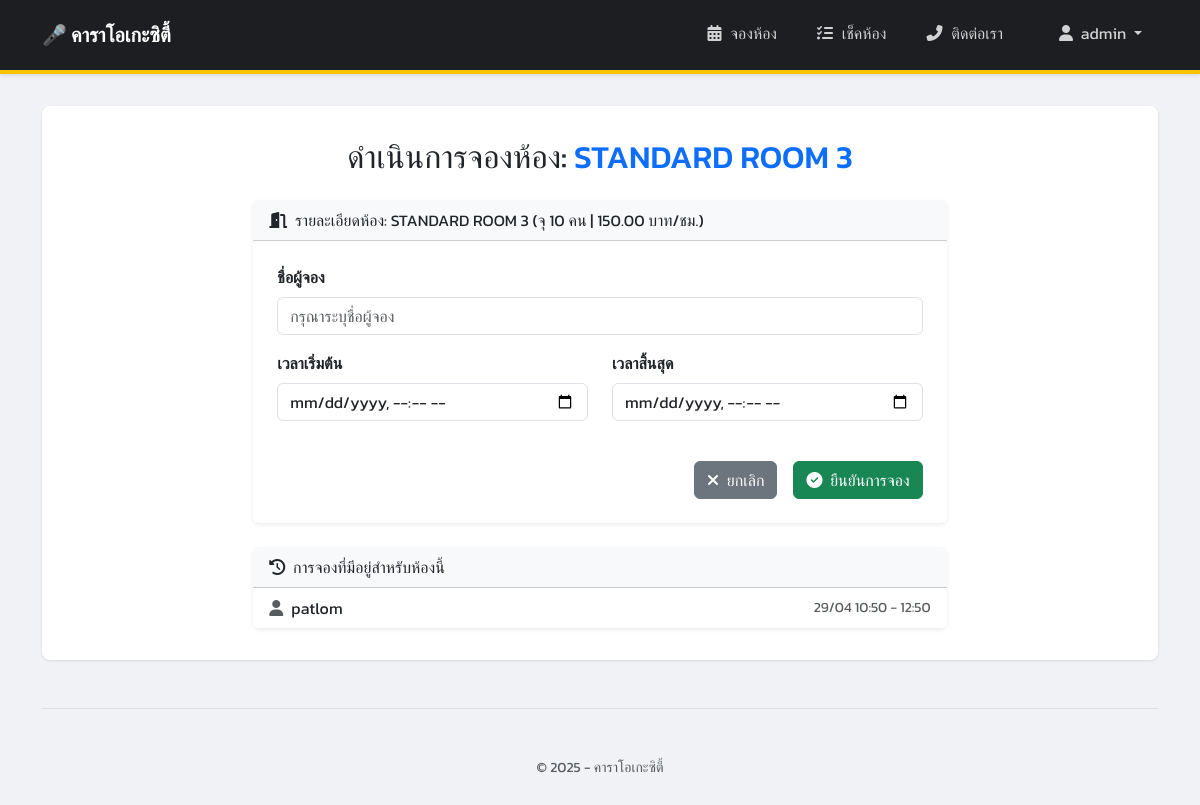
The page /room/6/book/ (signed in) on the database its author committed.
### booking/models.py (models this page shows, shortened)
class Room(models.Model):
    name = models.CharField(max_length=100, unique=True) # ชื่อห้อง (ไม่ซ้ำกัน)
    capacity = models.PositiveIntegerField()             # ความจุ (จำนวนเต็มบวก)
    price_per_hour = models.DecimalField(max_digits=8, decimal_places=2) # ราคาต่อชั่วโมง

class Booking(models.Model):
    room = models.ForeignKey(Room, on_delete=models.CASCADE, related_name='bookings') # เชื่อมโยงไปยังห้อง
    user_name = models.CharField(max_length=100) # ชื่อผู้จอง (แบบง่ายก่อน)
    start_time = models.DateTimeField()          # วันเวลาเริ่มต้น
    end_time = models.DateTimeField()            # วันเวลาสิ้นสุด
    booking_time = models.DateTimeField(default=timezone.now) # วันเวลาที่ทำการจอง (ใส่ค่าอัตโนมัติ)

### booking/views.py (the view)
# urls.py: path('room/<int:room_id>/book/', views.booking_view, name='booking_view'), # หน้าฟอร์มจอง
@login_required
def booking_view(request, room_id):
    room = get_object_or_404(Room, pk=room_id) # ดึงห้องที่ต้องการ ถ้าไม่เจอก็ 404
    if request.method == 'POST':
        form = BookingForm(request.POST, room=room) # ส่ง room เข้าไปใน form (ถ้าจำเป็น)
        if form.is_valid():
            start_time = form.cleaned_data['start_time']
            end_time = form.cleaned_data['end_time']
            overlapping_bookings = Booking.objects.filter(
                room=room,
                start_time__lt=end_time, # การจองที่มีอยู่ เริ่มก่อนเวลาสิ้นสุดใหม่
                end_time__gt=start_time   # การจองที่มีอยู่ สิ้นสุดหลังเวลาเริ่มต้นใหม่
            ).exists() # แค่เช็คว่ามีหรือไม่
            if overlapping_bookings:
                messages.error(request, f"ขออภัย ห้อง {room.name} ไม่ว่างในช่วงเวลาที่ท่านเลือก")
                context = {'form': form, 'room': room}
                return render(request, 'booking/booking_form.html', context)
            elif start_time < timezone.now():
                 messages.error(request, "ไม่สามารถจองเวลาย้อนหลังได้")
                 context = {'form': form, 'room': room}
                 return render(request, 'booking/booking_form.html', context)
            else:
                booking = form.save(commit=False)
                booking.room = room # กำหนดห้องให้กับการจอง
                booking.save() # บันทึกการจองลงฐานข้อมูล
                messages.success(request, f"จองห้อง {room.name} สำเร็จ!")
                return redirect(reverse('booking_success', args=[booking.id]))
        else:
            messages.error(request, "ข้อมูลการจองไม่ถูกต้อง กรุณาตรวจสอบ")
            context = {'form': form, 'room': room}
            return render(request, 'booking/booking_form.html', context)
    else: # ถ้าเป็น GET request (เข้าหน้าครั้งแรก)
        form = BookingForm(room=room) # สร้างฟอร์มเปล่า
        context = {'form': form, 'room': room}
        return render(request, 'booking/booking_form.html', context)

### booking/forms.py (shortened to what this page needs)
class BookingForm(forms.ModelForm):
    start_time = forms.DateTimeField(
        label="เวลาเริ่มต้น",
        widget=forms.DateTimeInput(attrs={'type': 'datetime-local'}),
        input_formats=['%Y-%m-%dT%H:%M'] # รูปแบบที่รับจาก input type="datetime-local"
    )
    end_time = forms.DateTimeField(
        label="เวลาสิ้นสุด",
        widget=forms.DateTimeInput(attrs={'type': 'datetime-local'}),
        input_formats=['%Y-%m-%dT%H:%M']
    )
    class Meta:
        model = Booking
        fields = ['user_name', 'start_time', 'end_time'] # ระบุ field ที่จะแสดงในฟอร์ม
        labels = {
            'user_name': 'ชื่อผู้จอง',
        }
    def __init__(self, *args, **kwargs):
        self.room = kwargs.pop('room', None) # ดึงค่า room ออกมา ถ้ามี
        super().__init__(*args, **kwargs)
        self.fields['user_name'].required = True

### booking/templates/booking/booking_form.html (shortened to what this page needs)
{% extends "booking/base.html" %}
{% load static %}
{% block content %}
    <h2 class="mb-4 text-center">
        {% if booking %}
            แก้ไขการจองห้อง: <span class="text-primary">{{ room.name }}</span>
            <p class="text-muted small">รหัสการจอง: {{ booking.id }}</p>
        {% else %}
            ดำเนินการจองห้อง: <span class="text-primary">{{ room.name }}</span>
        {% endif %}
    </h2>
    <div class="row justify-content-center">
        <div class="col-lg-8">
            <div class="card shadow-sm mb-4">
                 <div class="card-header bg-light">
                     <i class="fas fa-door-open me-1"></i> รายละเอียดห้อง: {{ room.name }} (จุ {{ room.capacity }} คน | {{ room.price_per_hour|floatformat:2 }} บาท/ชม.)
                 </div>
                <div class="card-body p-4">
                    <form method="post">
                        <div class="mb-3">
                            <label for="{{ form.user_name.id_for_label }}" class="form-label fw-bold">{{ form.user_name.label }}</label>
                            <input type="text" name="{{ form.user_name.name }}" id="{{ form.user_name.id_for_label }}"
                                   class="form-control {% if form.user_name.errors %}is-invalid{% endif %}"
                                   value="{{ form.user_name.value|default:'' }}" required placeholder="กรุณาระบุชื่อผู้จอง">
                        </div>
                        <div class="row">
                            <div class="col-md-6 mb-3">
                                <label for="{{ form.start_time.id_for_label }}" class="form-label fw-bold">{{ form.start_time.label }}</label>
                                <input type="datetime-local" name="{{ form.start_time.name }}" id="{{ form.start_time.id_for_label }}"
                                       class="form-control {% if form.start_time.errors %}is-invalid{% endif %}"
                                       value="{{ form.start_time.value|date:'Y-m-d\TH:i'|default:'' }}" required>
                            </div>
                            <div class="col-md-6 mb-3">
                                <label for="{{ form.end_time.id_for_label }}" class="form-label fw-bold">{{ form.end_time.label }}</label>
                                <input type="datetime-local" name="{{ form.end_time.name }}" id="{{ form.end_time.id_for_label }}"
                                       class="form-control {% if form.end_time.errors %}is-invalid{% endif %}"
                                       value="{{ form.end_time.value|date:'Y-m-d\TH:i'|default:'' }}" required>
                            </div>
                        </div>
                        <div class="d-grid gap-2 d-md-flex justify-content-md-end mt-4">
                            <a href="{% url 'all_bookings' %}" class="btn btn-secondary me-md-2">
                                <i class="fas fa-times me-1"></i> ยกเลิก
                            </a>
                            <button type="submit" class="btn btn-success">
                                {% if booking %}
                                    <i class="fas fa-save me-1"></i> บันทึกการแก้ไข
                                {% else %}
                                    <i class="fas fa-check-circle me-1"></i> ยืนยันการจอง
                                {% endif %}
                            </button>
                        </div>
                    </form>
                </div>
            </div>
            {% if not booking %}
            <div class="card shadow-sm">
                <div class="card-header bg-light">
                     <i class="fas fa-history me-1"></i> การจองที่มีอยู่สำหรับห้องนี้
                </div>
                <div class="list-group list-group-flush">
                     {% for b in room.bookings.all|slice:":5" %}
                         <div class="list-group-item d-flex justify-content-between align-items-center">
                             <span><i class="fas fa-user me-2 text-muted"></i>{{ b.user_name }}</span>
                             <small class="text-muted">{{ b.start_time|date:"d/m H:i" }} - {{ b.end_time|date:"H:i" }}</small>
                         </div>
                     {% empty %}
                         <div class="list-group-item text-muted text-center">
                             <small>ยังไม่มีการจองสำหรับห้องนี้</small>
                         </div>
                     {% endfor %}
                 </div>
            </div>
            {% endif %}
        </div>
    </div>
{% endblock %}

### booking/templates/booking/base.html (shortened to what this page needs)
<!DOCTYPE html>
<html lang="th">
<head>
    <link href="https://cdn.jsdelivr.net/npm/bootstrap@5.3.3/dist/css/bootstrap.min.css" rel="stylesheet">
    <link rel="stylesheet" href="https://cdnjs.cloudflare.com/ajax/libs/font-awesome/6.5.2/css/all.min.css" />
</head>
<body>
    <nav class="navbar navbar-expand-lg custom-navbar">
        <div class="container">
            <a class="navbar-brand" href="{% url 'room_list' %}">
                 🎤 คาราโอเกะซิตี้
            </a>
            <div class="collapse navbar-collapse" id="navbarSupportedContent">
              <ul class="navbar-nav ms-auto mb-2 mb-lg-0 align-items-center">
                <li class="nav-item">
                  <a class="nav-link {% if request.resolver_match.url_name == 'room_list' %}active{% endif %}" aria-current="page" href="{% url 'room_list' %}"><i class="fas fa-calendar-alt"></i> จองห้อง</a>
                </li>
                <li class="nav-item">
                  <a class="nav-link {% if request.resolver_match.url_name == 'all_bookings' %}active{% endif %}" href="{% url 'all_bookings' %}"><i class="fas fa-list-check"></i> เช็คห้อง</a>
                </li>
                <li class="nav-item">
                  <a class="nav-link" href="#" data-bs-toggle="modal" data-bs-target="#contactModal">
                    <i class="fas fa-phone-alt"></i> ติดต่อเรา
                  </a>
                </li>
                {% if user.is_authenticated %}
                    <li class="nav-item dropdown ms-lg-3">
                        <a class="nav-link dropdown-toggle" href="#" id="navbarUserDropdown" role="button" data-bs-toggle="dropdown" aria-expanded="false">
                            <i class="fas fa-user me-1"></i> {{ user.username }}
                        </a>
                    </li>
                {% else %}
                    {% comment %} --- แสดงเมื่อผู้ใช้ยังไม่ได้ล็อกอิน --- {% endcomment %}
                    <li class="nav-item login-button ms-lg-3">
                      <a class="nav-link" href="{% url 'login' %}"><i class="fas fa-user-circle"></i> เข้าสู่ระบบ</a>
                    </li>
                {% endif %}
              </ul>
            </div>
        </div>
    </nav>
    <div class="container mt-4">
        <main>
{% block content %}
            {% endblock %}
        </main>
        <footer class="pt-4 my-md-5 pt-md-5 border-top text-center">
            <small class="d-block mb-3 text-muted">&copy; 2025 - คาราโอเกะซิตี้</small>
        </footer>
    </div>
</body>
</html>

### booking/templates/booking/base.html (style rules this page uses)
body { font-family: 'Kanit', sans-serif; background-color: #f0f2f5; padding-top: 0; padding-bottom: 20px; }
.navbar.custom-navbar { background-color: #1c1e21; padding-top: 0.8rem; padding-bottom: 0.8rem; border-bottom: 4px solid #ffc107; box-shadow: 0 2px 4px rgba(0,0,0,.1); }
.navbar.custom-navbar .navbar-brand { color: #ffffff; font-weight: bold; }
.navbar.custom-navbar .navbar-nav .nav-link { color: rgba(255, 255, 255, 0.8); padding: 0.5rem 1rem; margin-left: 0.5rem; border-bottom: 4px solid transparent; transition: color 0.2s ease, border-color 0.2s ease; }
.navbar.custom-navbar .navbar-nav .nav-link i { margin-right: 5px; }
.navbar.custom-navbar .navbar-nav .dropdown-toggle { color: rgba(255, 255, 255, 0.8); }
.container { max-width: 1140px; }
main { background-color: #ffffff; padding: 2rem; border-radius: 8px; box-shadow: 0 1px 3px rgba(0,0,0,.1); margin-top: 2rem; }
footer { margin-top: 3rem; }
.card { border: none; box-shadow: 0 1px 4px rgba(0, 0, 0, 0.08); transition: transform 0.2s ease-in-out, box-shadow 0.2s ease-in-out; }
.btn-secondary { background-color: #6c757d; border-color: #6c757d; }
.btn-success { background-color: #198754; border-color: #198754; }

### rows shown on the page
Room: name "STANDARD ROOM 3", capacity "10", price_per_hour "150.00"
Booking: user_name "patlom", start_time "29/04 10:50", end_time "12:50"

### other values the page prints
{{ user.username }} "admin"
